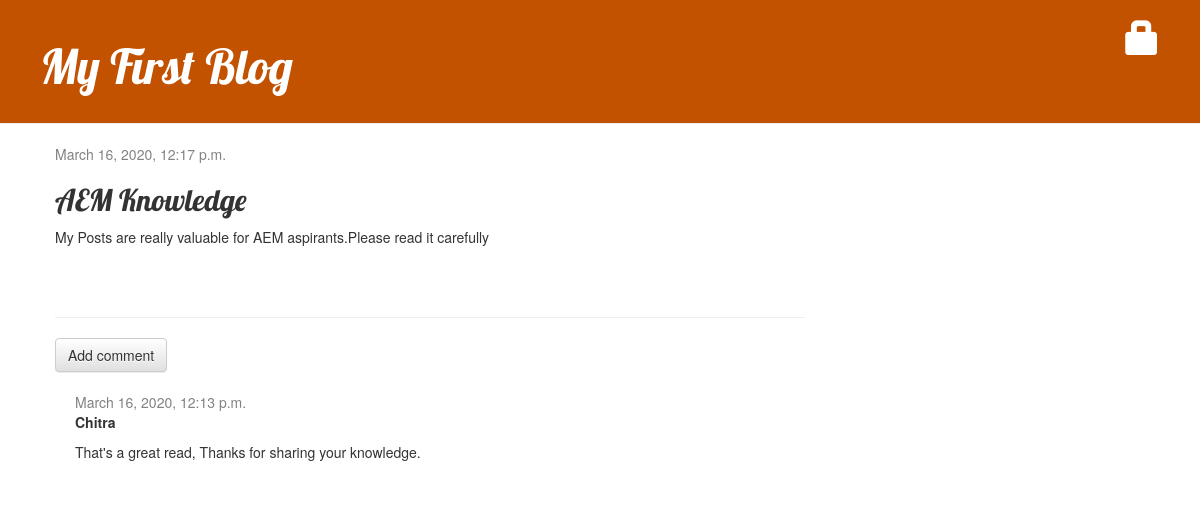
Screenshot of /post/3/ with the database file from the repository.
### blog/models.py (models this page shows, shortened)
class Post(models.Model):
    title = models.CharField(max_length=200)
    text = models.TextField()
    author = models.ForeignKey(
        settings.AUTH_USER_MODEL, on_delete=models.CASCADE)
    created_date = models.DateTimeField(default=timezone.now)
    published_date = models.DateTimeField(blank=True, null=True)

class Comment(models.Model):
    post = models.ForeignKey(
        'blog.Post', on_delete=models.CASCADE, related_name='comments')
    author = models.CharField(max_length=200)
    text = models.TextField()
    created_date = models.DateTimeField(default=timezone.now)
    approved_comment = models.BooleanField(default=False)

### blog/views.py (the view)
# urls.py: path('post/<int:pk>/', views.post_detail, name='post_detail'),
def post_detail(request, pk):
    post = get_object_or_404(Post, pk=pk)
    return render(request, 'blog/post_detail.html', {'post': post})

### blog/templates/blog/post_detail.html (shortened to what this page needs)
{% extends 'blog/base.html' %} {% block content %}
<div class="post">
  {% if post.published_date %}
  <div class="date">
    {{ post.published_date }}
  </div>
  {% else %}
  <a class="btn btn-default" href="{% url 'post_publish' pk=post.pk %}"
    >Publish</a
  >
  {% endif %}
  <h2>{{ post.title }}</h2>
  <p>{{ post.text|linebreaksbr }}</p>
</div>
<hr />
<a class="btn btn-default" href="{% url 'add_comment_to_post' pk=post.pk %}"
  >Add comment</a
>
{% for comment in post.comments.all %}
<div class="comment">
  <div class="date">{{ comment.created_date }}</div>
  <strong>{{ comment.author }}</strong>
  <p>{{ comment.text|linebreaks }}</p>
</div>
{% empty %}
<p>No comments here yet :(</p>
{% endfor %} {% endblock %}

### blog/static/css/blog.css (style rules this page uses)
h1, h2, h3, h4 { font-family: "Lobster", cursive; }
.date { color: #828282; }
.post { margin-bottom: 70px; }
.comment { margin: 20px 0px 20px 20px; }

### rows the page displays
Post: published_date "March 16, 2020, 12:17 p.m.", title "AEM Knowledge", text "My Posts are really valuable for AEM aspirants.Please read it carefully"
Comment: created_date "March 16, 2020, 12:13 p.m.", author "Chitra", text "That's a great read, Thanks for sharing your knowledge."
